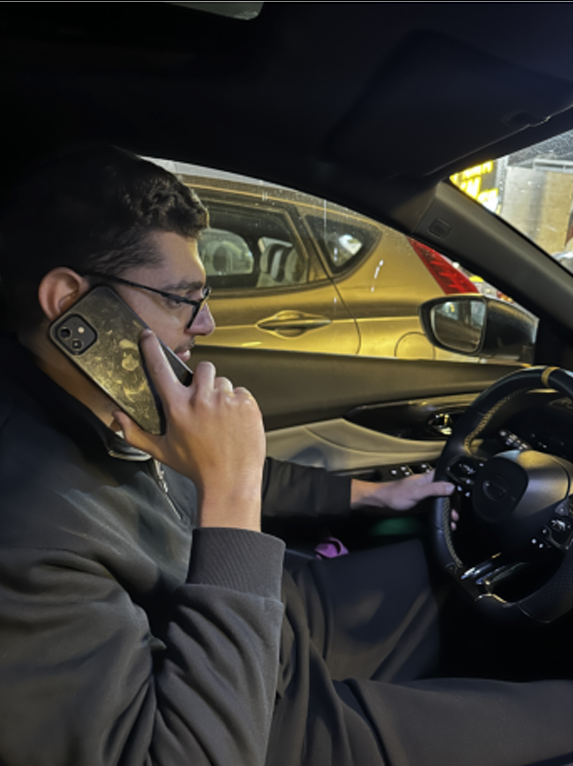
#> input picture image_test.png, 573 x 766 px
$ python -i ECE570_Final_Project_Code.py   (imports and definitions only)
#> lines starting #> are read from the running program, lines starting #| are printed output that depends on the picture
#> further down, picture is the input picture: shape (766, 573, 3); mean B, G, R 46.6, 51.8, 54.3
# -*- coding: utf-8 -*-
"""
ECE570 Final Project: Robust In-Cabin Distracted Driver Detection
Author: Mohamed Adel Elsayed Abdelmoeti Ibrahim
"""

import os
import shutil
import zipfile
import cv2
import glob
import numpy as np
import matplotlib.pyplot as plt
import random
from tqdm import tqdm
from ultralytics import YOLO

# ==============================================================================
# GRADER NOTE: DATASET REPRODUCIBILITY
# Due to the proprietary nature of the human-subject data (NDA restricted),
# the full dataset cannot be downloaded automatically.
#
# TO RUN THIS PIPELINE:
# Please upload 'ai_distracted2.zip' to the same folder as this script.
# ==============================================================================

ZIP_NAME = "ai_distracted2.zip"
BASE_PATH = "ai_distracted2"
RAW_ROOT = "ai_distracted2"
ENH_ROOT = "ai_distracted_enhanced2"

# 1. Extraction Logic
# [8 lines not run here, left out]

# 2. Data Purging
CLASSES_TO_REMOVE = ["c6","c7","c8"]
SUBSETS = ["train" , "test"]

# [14 lines not run here, left out]

def adjust_gamma(image , gamma=1.0):
#> called with gamma = 1.5
    invGamma = 1.0 / gamma
    table = np.array([((i / 255.0) ** invGamma) * 255
                      for i in np.arange(0,256)]).astype("uint8")
    return cv2.LUT(image, table)
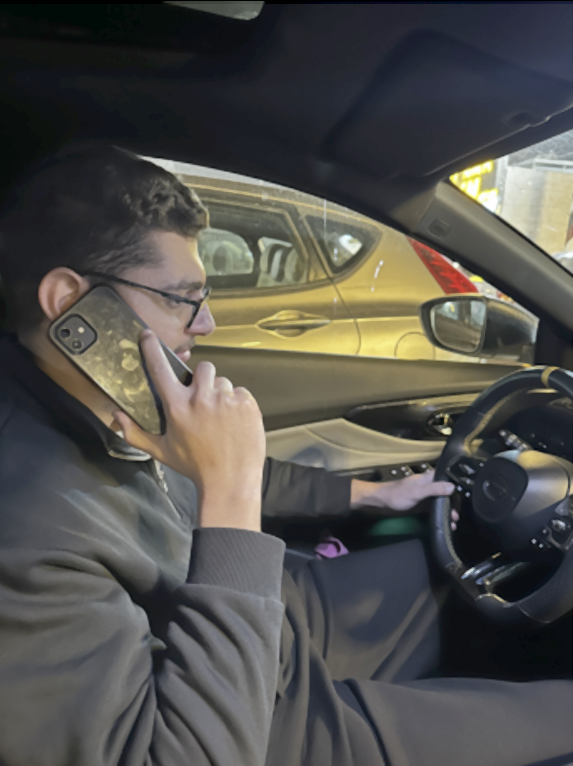
#> returned value: shape (766, 573, 3); mean of channels 0, 1, 2 76.1, 79.8, 81.1; drawn as B, G, R

"""
Applies a 3-stage illumination recovery pipeline (Median Blur, Gamma Correction, CLAHE)
to resolve severe cabin shadowing and sensor noise.
"""
def apply_night_enhancement(img):
    denoised = cv2.medianBlur(img , 3)
    # gamma 1.5 selected as the optimal hyperparameter during phase 1 testing.
    gamma_corrected = adjust_gamma(denoised, gamma=1.5)
    lab = cv2.cvtColor(gamma_corrected, cv2.COLOR_BGR2LAB)
#> lab: shape (766, 573, 3); mean of channels 0, 1, 2 84.1, 128.3, 129.8
    l, a, b = cv2.split(lab)
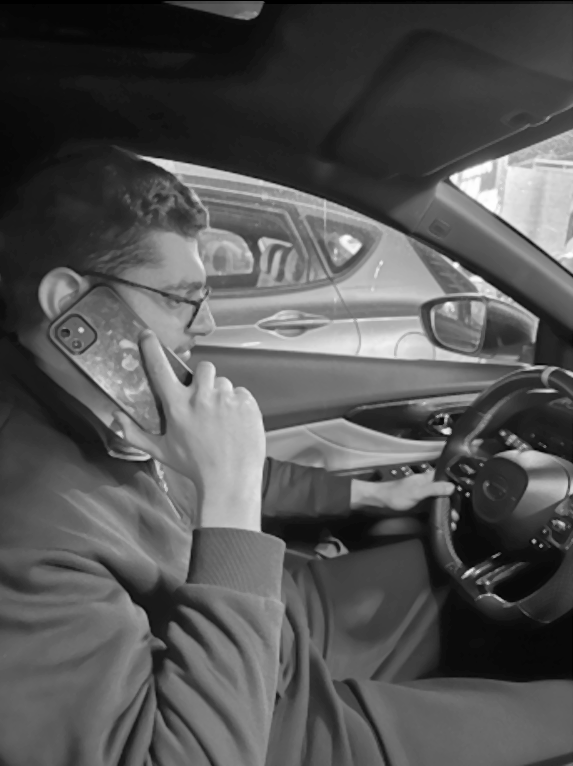
#> l: shape (766, 573); min 0, max 255, mean 84.1
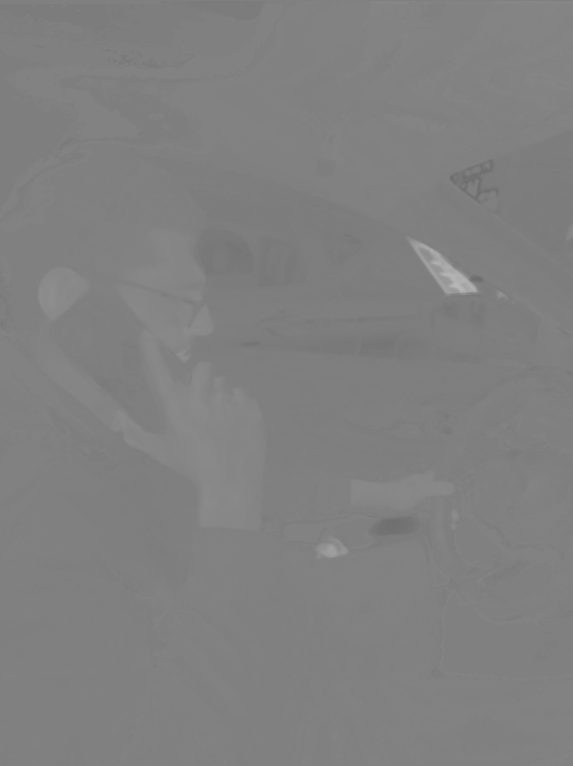
#> a: shape (766, 573); min 110, max 183, mean 128.3
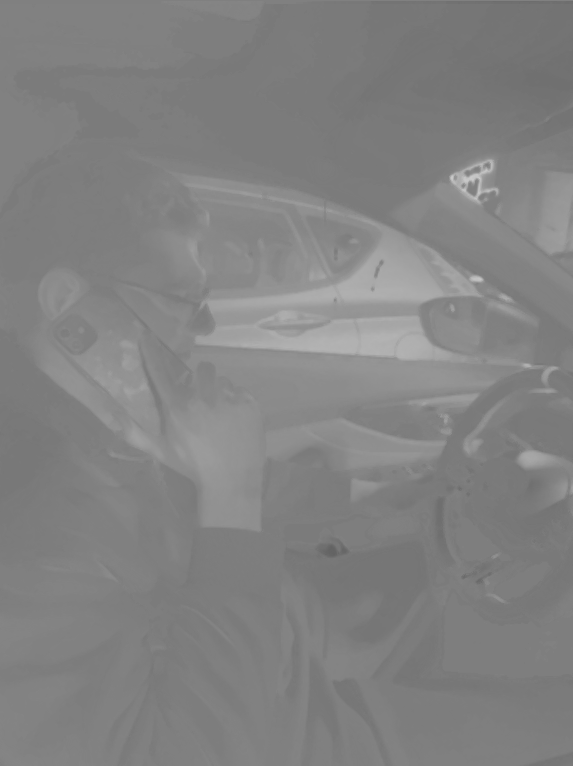
#> b: shape (766, 573); min 99, max 201, mean 129.8
    clahe = cv2.createCLAHE(clipLimit=2.0, tileGridSize=(8,8))
    l = clahe.apply(l)
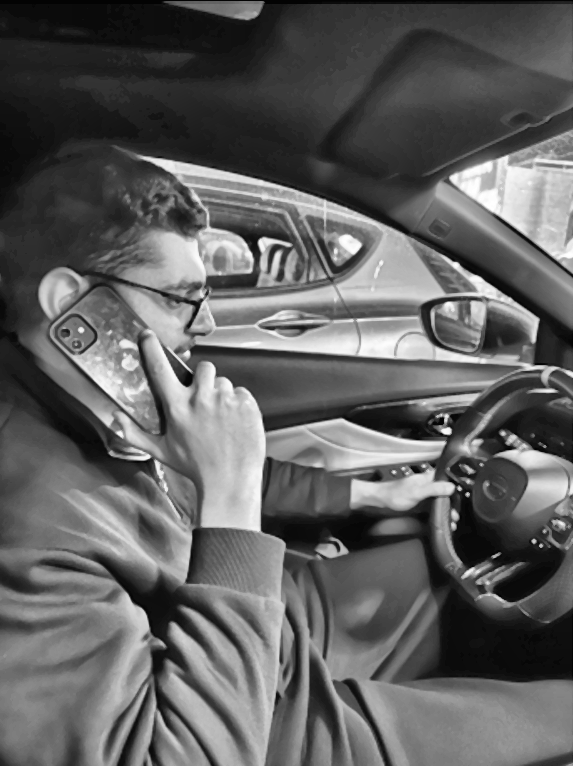
#> l: shape (766, 573); min 2, max 255, mean 96.1
    lab = cv2.merge((l,a,b))
#> lab: shape (766, 573, 3); mean of channels 0, 1, 2 96.1, 128.3, 129.8
    return cv2.cvtColor(lab , cv2.COLOR_LAB2BGR)
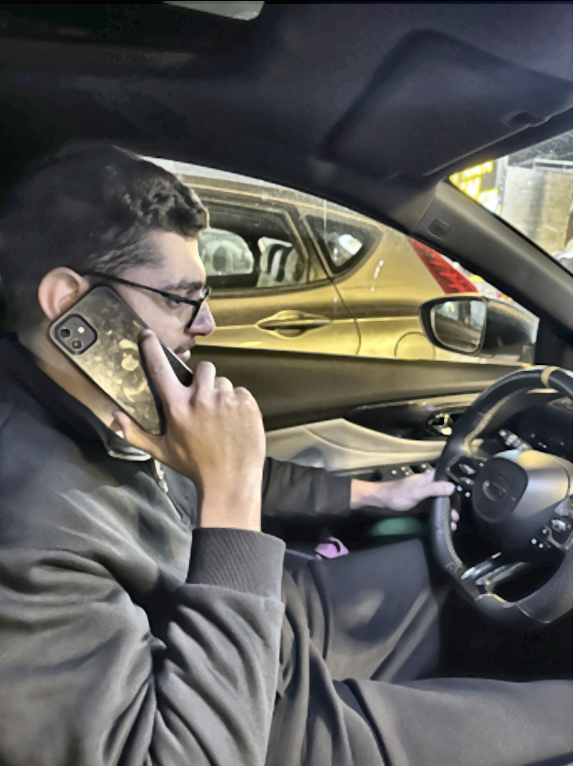
#> returned value: shape (766, 573, 3); mean B, G, R 87.8, 91.5, 92.9

def enhance_split(split):
    src_split = os.path.join(RAW_ROOT , split)
    dst_split = os.path.join(ENH_ROOT , split)
    os.makedirs(dst_split, exist_ok=True)
    if not os.path.exists(src_split): return
    classes = sorted([d for d in os.listdir(src_split) if os.path.isdir(os.path.join(src_split , d))])
    print(f"[INFO] Initiating enhancement pipeline for split: {split}")
    for cls in classes:
        src_cls = os.path.join(src_split, cls)
        dst_cls = os.path.join(dst_split, cls)
        os.makedirs(dst_cls, exist_ok=True)
        images = glob.glob(os.path.join(src_cls, "*.jpg"))
        for img_path in tqdm(images, desc=f"Processing {cls}", leave=False):
            img = cv2.imread(img_path)
            if img is not None:
                enhanced = apply_night_enhancement(img)
                cv2.imwrite(os.path.join(dst_cls , os.path.basename(img_path)) , enhanced)

# [3 lines not run here, left out]

# 4. SIDE-BY-SIDE VISUAL VALIDATION
""" Generates a side-by-side visual validation grid to verify the
 structural integrity of the preprocessing pipeline across all active classes."""
# [1 line not run here, left out]
active_classes = sorted(['c0','c1','c2','c3','c4','c5','c9'])
# [20 lines not run here, left out]

# 5. Data Segregation (80/20 Split)
"""
Partitions the augmented training data into a train/validation split
to monitor YOLOv8-nano generalization and prevent overfitting.
"""
#Set random seed to 42 to ensure scientific reproducibility of the 80/20
# [1 line not run here, left out]
TRAIN_DIR = os.path.join(ENH_ROOT, "train")
VAL_DIR   = os.path.join(ENH_ROOT, "val")
# [14 lines not run here, left out]

# 6. Model Training
""" Executes the YOLOv8-nano training pipeline.
Implements heavy HSV color shifting and spatial augmentations to
prevent overfitting during the restricted 15-epoch run. """
# [1 line that did not run here, left out]
# [11 lines not run here, left out]

# 7. Final Inference Test
"""
Loads the fine-tuned YOLOv8-nano weights and executes a single-image
inference test, mapping the raw class output to a human-readable telemetry log.
"""
CLASS_MAP = {
    "c0": "Normal Driving", "c1": "Texting (Hand)", "c2": "Talking on Phone",
    "c3": "Texting" , "c4": "Talking on Phone", "c5": "Carscreen", "c9": "Distracted"
}

BEST_WEIGHTS_PATH = os.path.join("driver_radar", "v2_enhanced_final", "weights", "best.pt")
img_path = "image_test.png"

# [9 lines not run here, left out]

>>> import cv2
>>> picture = cv2.imread('image_test.png')
>>> result = apply_night_enhancement(picture)
